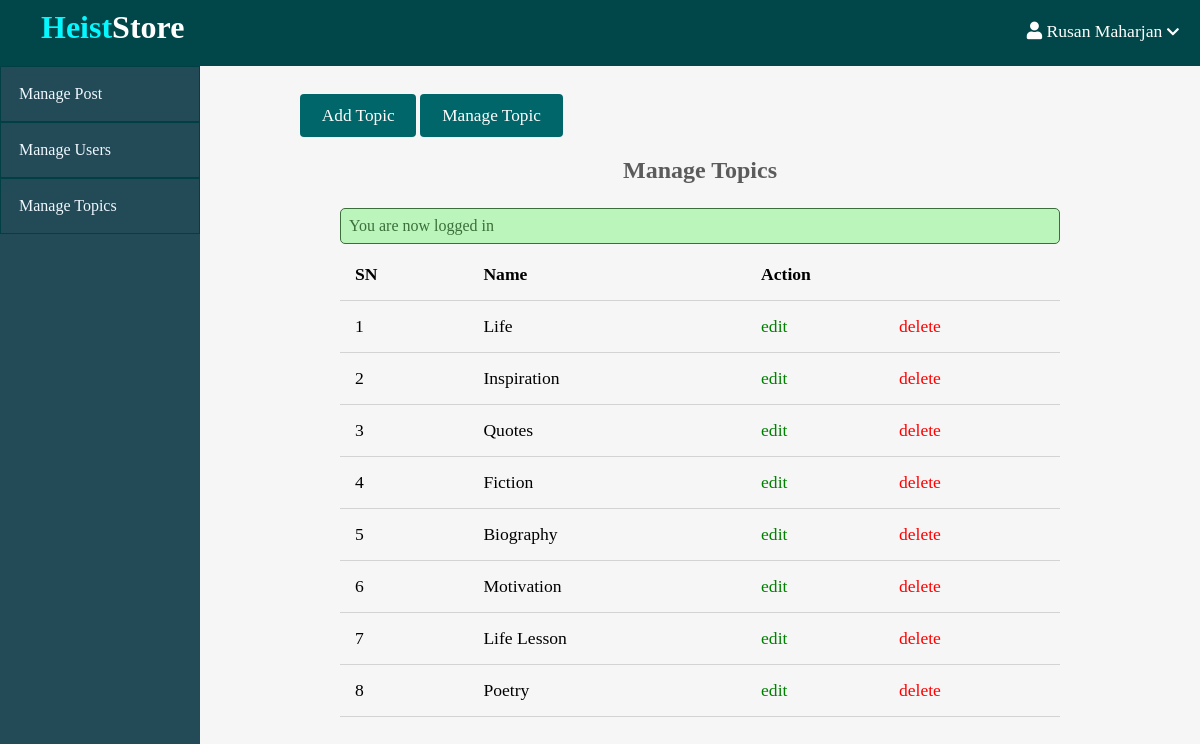
/admin/topics/index.php (signed in), run on the app's committed database.
### tables this page shows
CREATE TABLE `topics` (
  `id` int(11) NOT NULL AUTO_INCREMENT,
  `name` varchar(250) NOT NULL,
  `description` text NOT NULL,
  PRIMARY KEY (`id`),
  UNIQUE KEY `name` (`name`)
);

### app/controllers/topics.php (called while the page is built, shortened)
<?php
    include(ROOT_PATH . "/app/database/db.php");
    $table = 'topics';
    $topics = selectAll($table);
?>

### app/database/db.php (called while the page is built, shortened)
<?php
    require('connect.php');
    function selectAll($table, $conditions = []){
        global $conn;
        $sql = "Select * from $table";
        if(empty($conditions)){
            $stmt = $conn->prepare($sql);
            $stmt->execute();
            $records = $stmt->get_result()->fetch_all(MYSQLI_ASSOC);
            return $records;
        }
    }
?>

### admin/topics/index.php (the view, shortened to what this page needs)
<?php
    include(ROOT_PATH . "/app/controllers/topics.php");
?>
<!DOCTYPE html>
<html lang="en">
<head>
    <link rel="stylesheet" href="https://pro.fontawesome.com/releases/v5.10.0/css/all.css"/>
    <link rel="stylesheet" href="../../assets/css/style.css">
    <link rel="stylesheet" href="../../assets/css/admin.css">
</head>
<body>
    <?php include(ROOT_PATH . "/app/includes/adminHeader.php") ?>
    <div class="admin-wrapper">
        <?php include(ROOT_PATH . "/app/includes/adminSidebar.php") ?>
        <div class="admin-content">
            <div class="button-group">
                <a href="create.php" class="btn btn-big">Add Topic</a>
                <a href="index.php" class="btn btn-big">Manage Topic</a>
            </div>
            <div class="content">
                <h2 class="page-title">Manage Topics</h2>
                <?php include(ROOT_PATH . "/app/includes/messages.php");?>
                <table>
                    <thead>
                        <th>SN</th>
                        <th>Name</th>
                        <th colspan="2">Action</th>
                    </thead>
                    <tbody>
                        <?php foreach ($topics as $key => $topic): ?>
                            <tr>
                                <td><?php echo $key + 1; ?></td>
                                <td><?php echo $topic['name'] ?></td>
                                <td><a href="edit.php?id=<?php echo $topic['id']; ?>" class="edit">edit</a></td>
                                <td><a href="index.php?del_id=<?php echo $topic['id']; ?>" class="delete">delete</a></td>
                            </tr>
                        <?php endforeach; ?>
                    </tbody>
                </table>
            </div>
        </div>
    </div>
</body>
</html>

### app/includes/adminHeader.php (shortened to what this page needs)
<header>
        <a class="logo" href="<?php echo BASE_URL . '/index.php' ?>">
          <h1 class="logo-text"><span>Heist</span>Store</h1>
        </a>
        <ul class="nav">
        <?php if(isset($_SESSION['id'])): ?>
          <li>
              <a href="#">
                <i class="fa fa-user"></i>
                <?php echo $_SESSION['username']; ?>
                <i class="fa fa-chevron-down" style="font-size: .8em;"></i>
              </a>
            </li>
        <?php endif; ?>
        </ul>
    </header>

### app/includes/adminSidebar.php
<div class="left-sidebar">
            <ul>
                <li><a href="<?php echo BASE_URL . '/admin/posts/index.php' ?>">Manage Post</a></li>
                <li><a href="<?php echo BASE_URL . '/admin/users/index.php' ?>">Manage Users</a></li>
                <li><a href="<?php echo BASE_URL . '/admin/topics/index.php' ?>">Manage Topics</a></li>
            </ul>
        </div>

### app/includes/messages.php (shortened to what this page needs)
<?php if (isset($_SESSION['message'])): ?>
    <div class="msg <?php echo $_SESSION['type']; ?>">
    <li><?php echo $_SESSION['message']; ?></li>
    </div>
<?php endif; ?>

### assets/css/style.css (style rules this page uses)
* { box-sizing: border-box }
html, body { height: 100%; padding: 0px; margin: 0px; background: #f6f6f6; font-family: 'Lora', serif; }
h1, h2, h3, h4, h5, h6 { font-family: 'Candal', serif; color: #5c5b5b; margin: 5px; }
a { text-decoration: none; color: inherit; }
.btn { padding: .5rem 1rem; background: #006669; color: white; border: 1px solid transparent; border-radius: .25rem; font-size: 1.08em; font-family: 'Lora', serif; }
.btn-big { padding: .7rem 1.3rem; line-height: 1.3rem; }
.msg { width: 100%; margin: 5px auto; padding: 8px; border-radius: 5px; list-style: none; }
.success { color: #3a6e3a; border: 1px solid #3a6e3a; background: #bcf5bc; }
header { background: #008489; height: 66px; }
header * { color: white; }
header .logo { float: left; height: inherit; margin-left: 2em; }
header .logo-text { margin: 9px; font-family: 'Candal', serif; }
header .logo-text span { color: #05f7ff; }
header ul { float: right; margin: 0px; padding: 0px; list-style: none; }
header ul li { float: left; position: relative; }
header ul li a { display: block; padding: 21px; font-size: 1.1em; text-decoration: none; }
.content { width: 90%; margin: 30px auto 30px; }

### assets/css/admin.css (style rules this page uses)
header { background: #01474a; }
.admin-wrapper { display: flex; height: calc(100% - 66px); }
.admin-wrapper .left-sidebar { flex: 2; height: 100%; background: #234a57; }
.admin-wrapper .left-sidebar ul { list-style: none; margin: 0px; padding: 0px; color: aliceblue; }
.admin-wrapper .left-sidebar ul li a { padding: 18px; display: block; border: 1px solid #004044; }
.admin-wrapper .admin-content { flex: 8; height: 100%; padding: 40px 100px 100px; overflow: scroll; }
.admin-content .page-title { text-align: center; margin-bottom: 1.5rem; }
table { width: 100%; border-collapse: collapse; font-size: 1.1rem; }
th, td { padding: 15px; text-align: left; border-bottom: 1px solid #d3d3d3; }
.edit { color: green; }
.delete { color: red; }

### data on the page
topics: name "Life"
topics: name "Inspiration"
topics: name "Quotes"
topics: name "Fiction"
topics: name "Biography"
topics: name "Motivation"
topics: name "Life Lesson"
topics: name "Poetry"

### other printed values
$_SESSION['username'] "Rusan Maharjan"
$_SESSION['message'] "You are now logged in"
